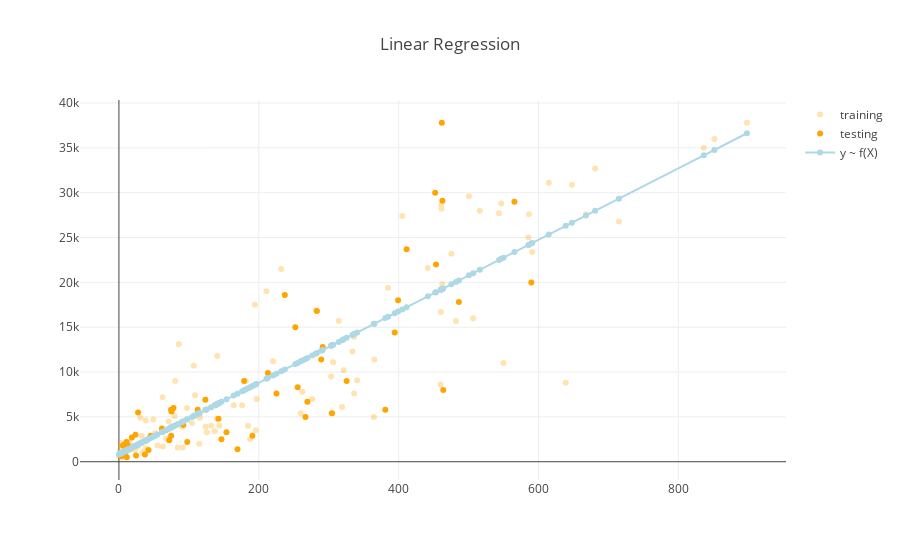

Notebook source saved alongside this figure:
### Code cell
FM = FrequentistModels(fd.X_training, fd.y_training, fd.X_testing, fd.y_testing, model_name='Linear Regression').fit().predict().print_score().print_model()
FM.plot_model(fd).show()
